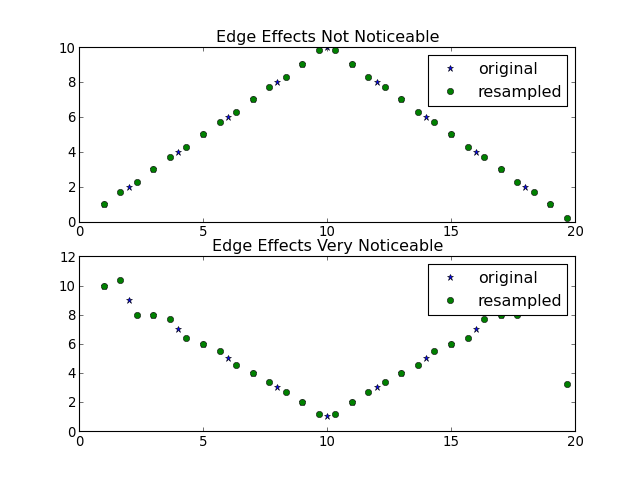

Source code (Python):
import numpy
import pylab
from sp import multirate
x = numpy.hstack([numpy.arange(1,11), numpy.arange(9,0,-1)])
y = multirate.resample(x,3,2)
pylab.figure()
pylab.subplot(2, 1, 1)
pylab.title('Edge Effects Not Noticeable')
pylab.plot(numpy.arange(19)+1, x, '*')
pylab.plot(numpy.arange(29)*2/3.0 + 1, y, 'o')
pylab.legend(('original', 'resampled'), numpoints=1)
x = numpy.hstack([numpy.arange(10, 0, -1), numpy.arange(2,11)])
y = multirate.resample(x,3,2)
pylab.subplot(2, 1, 2)
pylab.plot(numpy.arange(19)+1, x, '*')
pylab.plot(numpy.arange(29)*2/3.0 + 1, y, 'o')
pylab.title('Edge Effects Very Noticeable')
pylab.legend(('original', 'resampled'), numpoints=1)
pylab.show()
